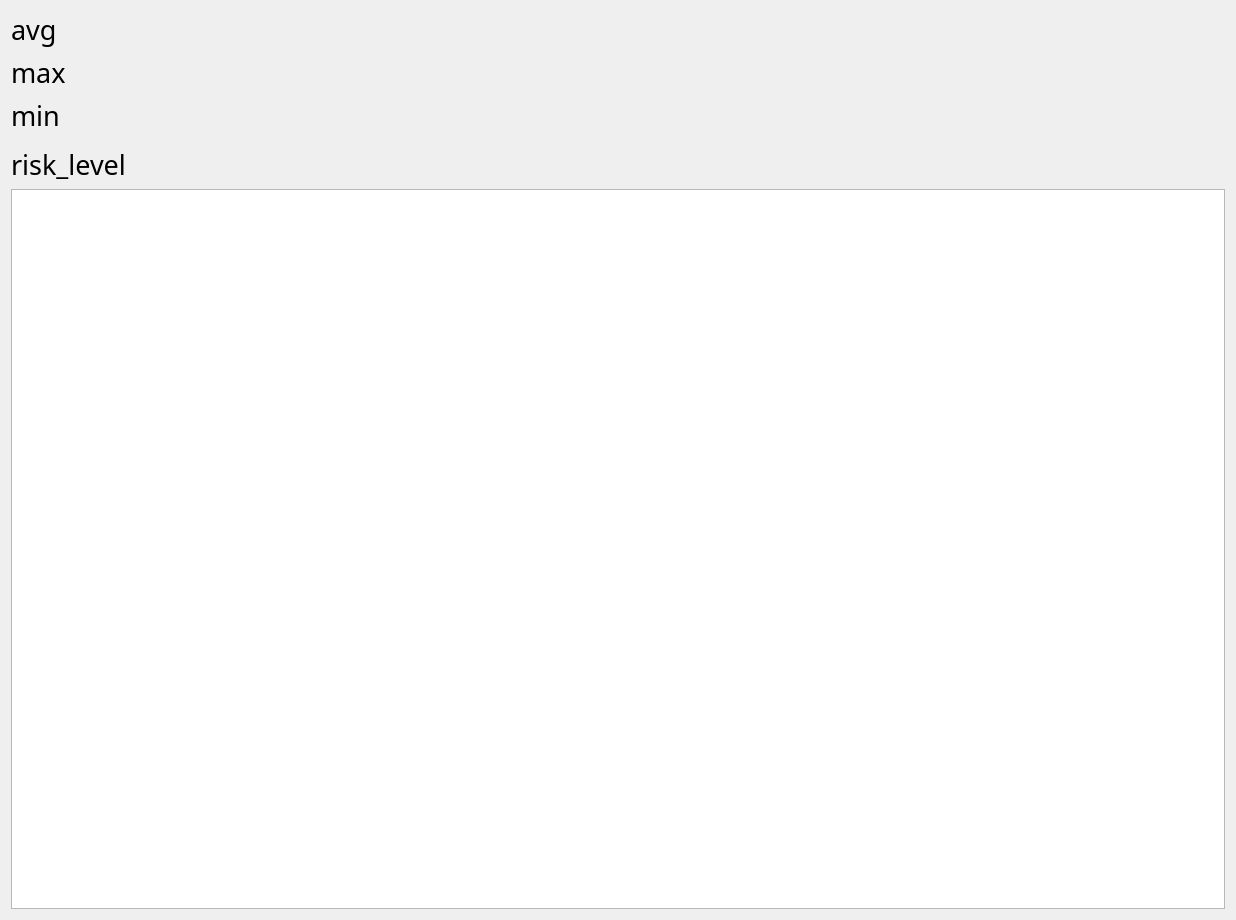
<?xml version="1.0" encoding="UTF-8"?>
<ui version="4.0">
 <class>MonthlyPage</class>
 <widget class="QWidget" name="MonthlyPage">
  <property name="geometry">
   <rect>
    <x>0</x>
    <y>0</y>
    <width>1236</width>
    <height>920</height>
   </rect>
  </property>
  <property name="windowTitle">
   <string>Form</string>
  </property>
  <layout class="QVBoxLayout" name="verticalLayout_2">
   <item>
    <layout class="QVBoxLayout" name="m_chartview">
     <item>
      <widget class="QLabel" name="monthly_avg">
       <property name="font">
        <font>
         <family>Cascadia Code</family>
         <pointsize>20</pointsize>
        </font>
       </property>
       <property name="text">
        <string>avg</string>
       </property>
      </widget>
     </item>
     <item>
      <widget class="QLabel" name="monthly_day_max">
       <property name="font">
        <font>
         <family>Cascadia Code</family>
         <pointsize>20</pointsize>
        </font>
       </property>
       <property name="text">
        <string>max</string>
       </property>
      </widget>
     </item>
     <item>
      <widget class="QLabel" name="monthly_day_min">
       <property name="font">
        <font>
         <family>Cascadia Code</family>
         <pointsize>20</pointsize>
        </font>
       </property>
       <property name="text">
        <string>min</string>
       </property>
      </widget>
     </item>
     <item>
      <widget class="QWidget" name="widget" native="true"/>
     </item>
     <item>
      <widget class="QLabel" name="monthly_risk_level">
       <property name="font">
        <font>
         <family>Cascadia Code</family>
         <pointsize>20</pointsize>
        </font>
       </property>
       <property name="text">
        <string>risk_level</string>
       </property>
      </widget>
     </item>
     <item>
      <widget class="QListView" name="listView"/>
     </item>
    </layout>
   </item>
  </layout>
 </widget>
 <resources/>
 <connections/>
</ui>
